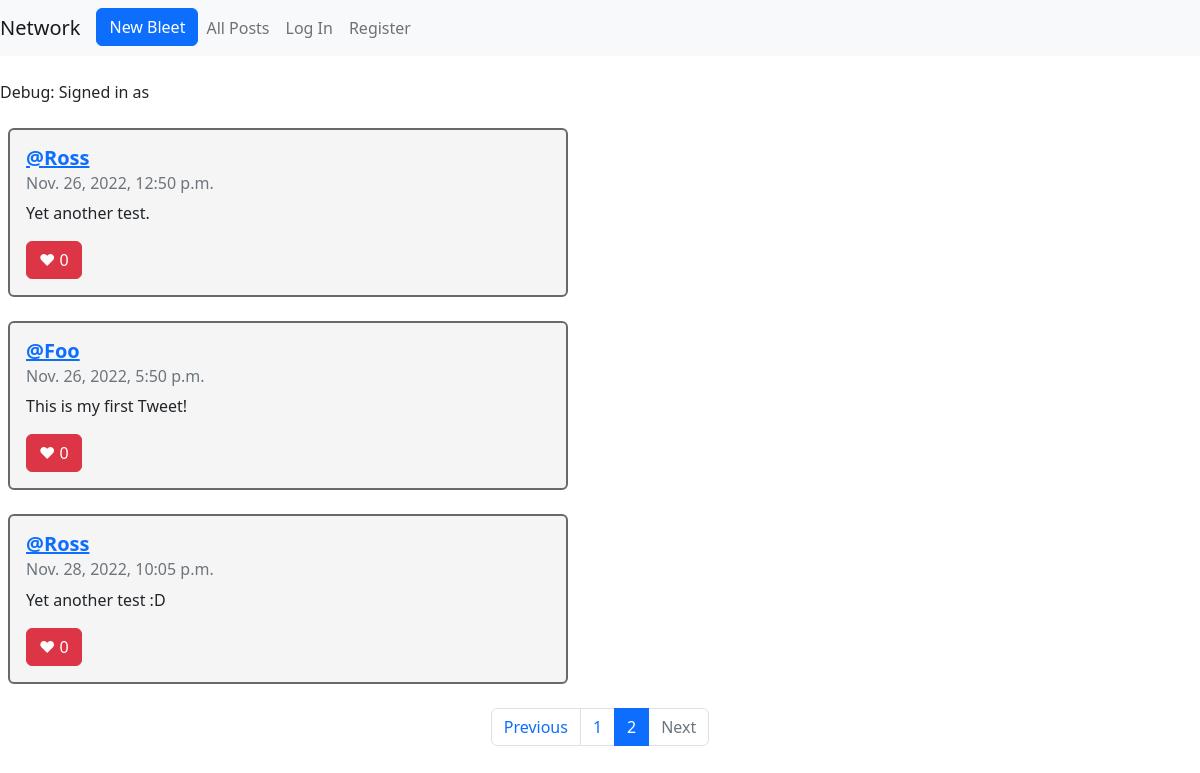
Before: /allPosts?page=3 with the older database file.
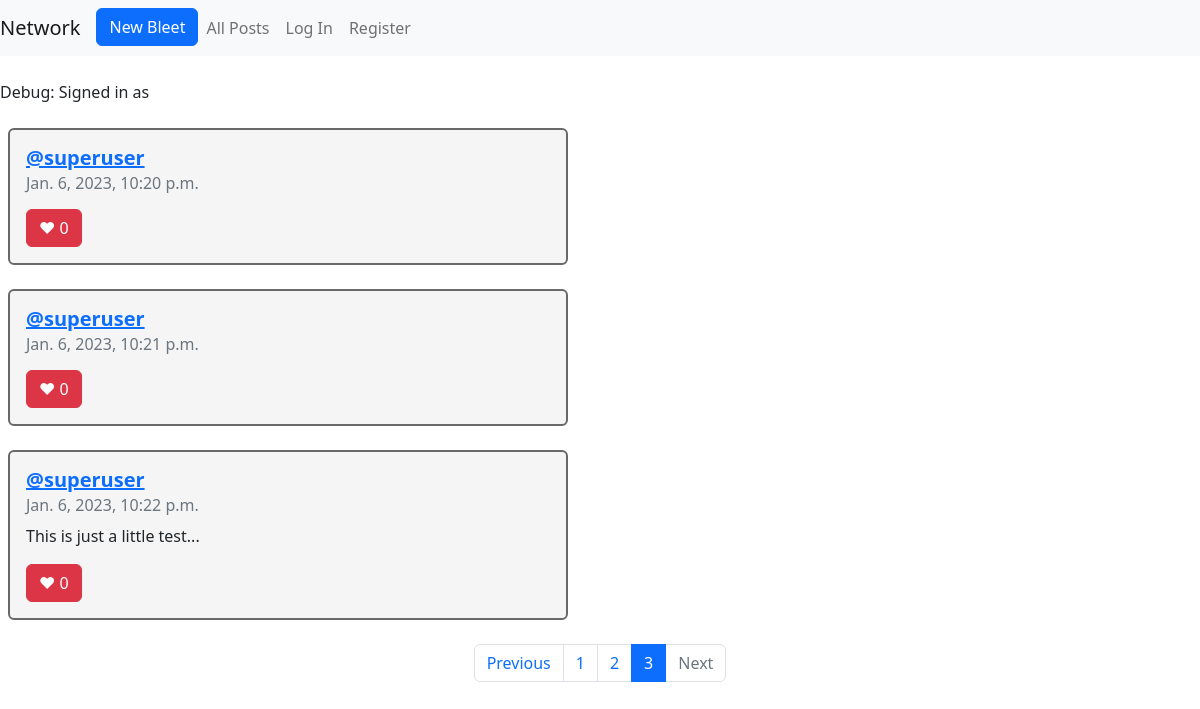
After: the same page with the newer database file.
### network/models.py (models this page shows)
class Tweet(models.Model):
    author = models.ForeignKey(User, on_delete=models.CASCADE)
    tweetText = models.CharField(max_length=255)
    posted = models.DateTimeField(auto_now_add=True)
    like = models.ManyToManyField(User, blank=True, related_name="likes")
    def __str__(self):
        return f"{self.author} tweeted: {self.tweetText}"

class User(AbstractUser):
    pass

### network/views.py (the view)
# urls.py: path("allPosts", views.allPosts, name="allPosts"),
def allPosts(request):
    tweets = Tweet.objects.all()
    paginator = Paginator(tweets, 3)
    page_number = request.GET.get('page')
    page_obj = paginator.get_page(page_number)
    print(tweets)
    return render(request, "network/allPosts.html", {
        "page_obj": page_obj
    })

### network/templates/network/allPosts.html (shortened to what this page needs)
   {% extends "network/layout.html" %}
   {% block body %}
   <br>
   Debug: Signed in as <strong>{{ user.username }}</strong>
   <br>
   <br>
   {% for tweet in page_obj %}
   <div class="ms-2 card" style="width: 35rem" data-id="{{tweet.id}}";>
     <div class="card-body rounded">
      <h5 class="card-title" href="#"><a href="{% url 'profile' user_id=tweet.author.id%}"><b>@{{ tweet.author}}</b></h5></a>
      <h6 class="card-subtitle mb-2 text-muted">{{tweet.posted}}</h6>
      <p class="card-text" id="tweetText">{{tweet.tweetText}}</p>
      {% if user.username in tweet.like.all|stringformat:'s' %}
      <button class="btn btn-danger float-left" id="foo">&hearts;&nbsp;<span id="number">{{ tweet.like.all.count }}</span></button>
      {% else %}
      <button class="btn btn-secondary float-left" id="foo">&hearts;&nbsp;<span id="number">{{ tweet.like.all.count }}</span></button>
      {% endif %}
   </div>
</div>
<br>
{% endfor %}
    <nav aria-label="Page navigation example">
      <ul class="pagination justify-content-center">
        {% if page_obj.has_previous %}
          <li class="page-item">
            <a class="page-link" href="?page={{ page_obj.previous_page_number }}">Previous</a>
          </li>
        {% else %}
          <li class="page-item disabled">
            <a class="page-link" href="#" tabindex="-1" aria-disabled="True">Previous</a>
          </li>
        {% endif %}
        {% for i in page_obj.paginator.page_range %}
          {% if page_obj.number == i %}
            <li class="page-item active" aria-current="page">
              <span class="page-link">
                {{ i }}
              </span>
            </li>
          {% else %}
            <li class="page-item"><a class="page-link" href="?page={{ i }}">{{ i }}</a></li>
          {% endif %}
        {% endfor %}
        {% if page_obj.has_next %}
          <li class="page-item">
            <a class="page-link" href="?page={{ page_obj.next_page_number }}">Next</a>
          </li>
        {% else %}
          <li class="page-item disabled">
            <a class="page-link" href="#" tabindex="-1" aria-disabled="True">Next</a>
          </li>
        {% endif %}
      </ul>
    </nav>
{% endblock %}

Changed rows visible on the page:
no longer on this page (row unchanged): Tweet: author "Ross", posted "Nov. 26, 2022, 12:50 p.m.", tweetText "Yet another test.", like.all.count "0"
no longer on this page (row unchanged): Tweet: author "Foo", posted "Nov. 26, 2022, 5:50 p.m.", tweetText "This is my first Tweet!", like.all.count "0"
no longer on this page (row unchanged): Tweet: author "Ross", posted "Nov. 28, 2022, 10:05 p.m.", tweetText "Yet another test :D", like.all.count "0"
added Tweet: author "superuser", posted "Jan. 6, 2023, 10:20 p.m.", like.all.count "0"
added Tweet: author "superuser", posted "Jan. 6, 2023, 10:21 p.m.", like.all.count "0"
added Tweet: author "superuser", posted "Jan. 6, 2023, 10:22 p.m.", tweetText "This is just a little test...", like.all.count "0"
Other visible differences:
list line gone: "2"
new list line: "2"
new list line: "3"
